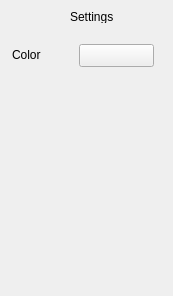
<?xml version="1.0" encoding="UTF-8"?>
<ui version="4.0">
 <class>ItemSettings</class>
 <widget class="QWidget" name="ItemSettings">
  <property name="geometry">
   <rect>
    <x>0</x>
    <y>0</y>
    <width>173</width>
    <height>296</height>
   </rect>
  </property>
  <property name="windowTitle">
   <string>Form</string>
  </property>
  <widget class="QLabel" name="label">
   <property name="geometry">
    <rect>
     <x>70</x>
     <y>10</y>
     <width>46</width>
     <height>13</height>
    </rect>
   </property>
   <property name="text">
    <string>Settings</string>
   </property>
  </widget>
  <widget class="QLabel" name="label_2">
   <property name="geometry">
    <rect>
     <x>12</x>
     <y>48</y>
     <width>46</width>
     <height>13</height>
    </rect>
   </property>
   <property name="text">
    <string>Color </string>
   </property>
  </widget>
  <widget class="QPushButton" name="Color">
   <property name="geometry">
    <rect>
     <x>79</x>
     <y>44</y>
     <width>75</width>
     <height>23</height>
    </rect>
   </property>
   <property name="text">
    <string/>
   </property>
  </widget>
 </widget>
 <resources/>
 <connections/>
</ui>
